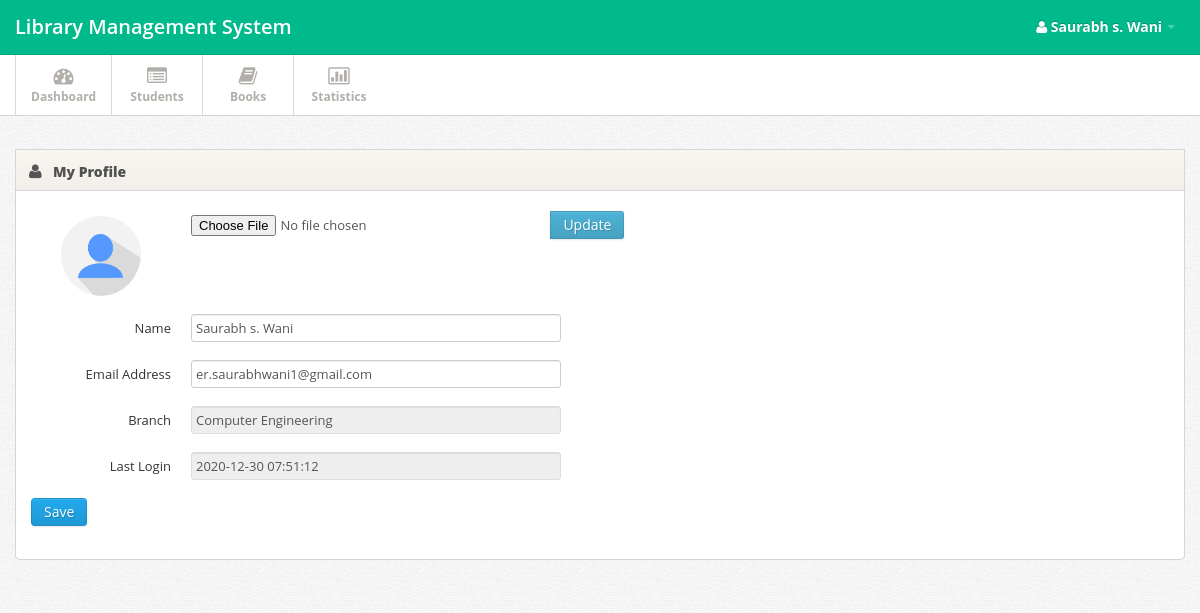
The page /profile.php (signed in) on the database its author committed.
### tables this page shows
CREATE TABLE `staff` (
  `sid` int(11) UNSIGNED NOT NULL,
  `Name` varchar(30) NOT NULL,
  `mobile` varchar(10) NOT NULL,
  `Email` varchar(50) NOT NULL,
  `password` varchar(256) NOT NULL,
  `branch` varchar(40) NOT NULL,
  `image` varchar(256) NOT NULL,
  `Date` date NOT NULL DEFAULT current_timestamp(),
  `last_login` timestamp NOT NULL DEFAULT current_timestamp() ON UPDATE current_timestamp(),
  `Login_ip` varchar(30) NOT NULL,
  `Category` int(11) NOT NULL DEFAULT 1
);

### fun.php (called while the page is built, shortened)
<?php
function select($var,$col,$condtn)
{
	$query="SELECT $var FROM $col $condtn";
	$sql=mysqli_query($GLOBALS['connection'],$query);
	return $sql;
}
?>

### profile.php (the view, shortened to what this page needs)
<?php
include('header.php');
?>
<div class="span12">
	<?php message();
	$result=select("*","staff","WHERE Email='$_SESSION[username]' LIMIT 1");
	$idd=mysqli_fetch_array($result);
	?>
	<div class="widget ">
		<div class="widget-header">
			<i class="icon-user"></i>
			<h3>My Profile</h3>
		</div>
		<div class="widget-content">
			<div class="tabbable">
				<div class="tab-content">
					<div class="tab-pane active" id="formcontrols">
						<form action="op.php" method="post" enctype="multipart/form-data" class="form-horizontal">
							<div class="control-group">
								<?php echo "<img alt='No Photo' src='images/".$idd['image']."' class='control-label span4' for='userimage' style='border-radius: 50%;display: inline-block;
								width: 80px;
								height: 80px;' onerror=this.src='images/stff.png'>";?>
								<div class="controls">
									<div class="input-append">
										<input type="file" name="userimage" id="userimage" class="span4" required="">
										<button type="submit" class="btn btn-info" value="updateimg" name="op">Update</button>
									</div>
								</div>
							</div>
						</form>
						<form  action="op.php" method="post" class="form-horizontal">
							<div class="control-group">
								<label class="control-label" for="Name">Name</label>
								<div class="controls">
									<input type="text" class="span4" id="Name" name="name" value="<?php echo $idd['Name'];?>" required="">
								</div>
							</div>
							<div class="control-group">
								<label class="control-label" for="email">Email Address</label>
								<div class="controls">
									<input type="text" class="span4" name="email" id="email" value="<?php echo $idd['Email'];?>" required="">
								</div>
							</div>
							<div class="control-group">
								<label class="control-label" for="Branch">Branch</label>
								<div class="controls">
									<input type="text" disabled class="span4" id="Branch" value="<?php echo $idd['branch'];?>">
								</div>
							</div>
							<div class="control-group">
								<label class="control-label" for="LL">Last Login</label>
								<div class="controls">
									<input type="text" disabled class="span4" id="LL" value="<?php echo $idd['last_login'];?>">
								</div>
							</div>
							<button type="submit" name="op" value="updateprof" class="btn btn-primary">Save</button>
						</form>
					</div>
				</div>
			</div>
		</div>
	</div>
</div>
<?php
include('footer.php');
?>

### css/style.css (style rules this page uses)
body { background: #f9f6f1; font: 13px/1.7em 'Open Sans'; }
input, button, select, textarea { font-family: 'Open Sans'; }
.widget { position: relative; clear: both; width: auto; margin-bottom: 2em; overflow: hidden; }
.widget-header { position: relative; height: 40px; line-height: 40px; background: #f9f6f1; background:-moz-linear-gradient(top, #f9f6f1 0%, #f2efea 100%); background:-webkit-gradient(linear, left top, left bottom, color-stop(0%,#f9f6f1), color-stop(100%,#f2efea)); background:-webkit-linear-gradient(top, #f9f6f1 0%,#f2efea 100%); background:-o-linear-gradient(top, #f9f6f1 0%,#f2efea 100%); background:-ms-linear-gradient(top, #f9f6f1 0%,#f2efea 100%); background:linear-gradient(top, #f9f6f1 0%,#f2efea 100%); filter: progid:DXImageTransform.Microsoft.gradient(startColorstr='#f9f6f1', endColorstr='#f2efea'); -ms-filter: "progid:DXImageTransform.Microsoft.gradient(startColorstr='#f9f6f1', endColorstr='#f2efea')"; border: 1px solid #d6d6d6; -webkit-background-clip: padding-box; }
.widget-header h3 { position: relative; top: 2px; left: 10px; display: inline-block; margin-right: 3em; font-size: 14px; font-weight: 800; color: #525252; line-height: 18px; text-shadow: 1px 1px 2px rgba(255,255,255,.5); }
.widget-header [class^="icon-"], .widget-header [class*=" icon-"] { display: inline-block; margin-left: 13px; margin-right: -2px; font-size: 16px; color: #555; vertical-align: middle; }
.widget-content { padding: 20px 15px 15px; background: #FFF; border: 1px solid #D5D5D5; -moz-border-radius: 5px; -webkit-border-radius: 5px; border-radius: 5px; }
.widget-header+.widget-content { border-top: none; -webkit-border-top-left-radius: 0; -webkit-border-top-right-radius: 0; -moz-border-radius-topleft: 0; -moz-border-radius-topright: 0; border-top-left-radius: 0; border-top-right-radius: 0; }
.widget-content:before, .widget-content:after { content:""; display:table; }
.widget-content:after { clear:both; }
.widget-content { zoom:1; }

### css/pages/signin.css (style rules this page uses)
body { background: url(../../images/body-bg.png); color:#838383; font: 13px/1.7em 'Open Sans'; }

### rows shown on the page
staff: name "Saurabh s. Wani", email "er.saurabhwani1@gmail.com", branch "Computer Engineering", last_login "2020-12-30 07:51:12"

### other values the page prints
$_SESSION['sn'] "Saurabh s. Wani"
